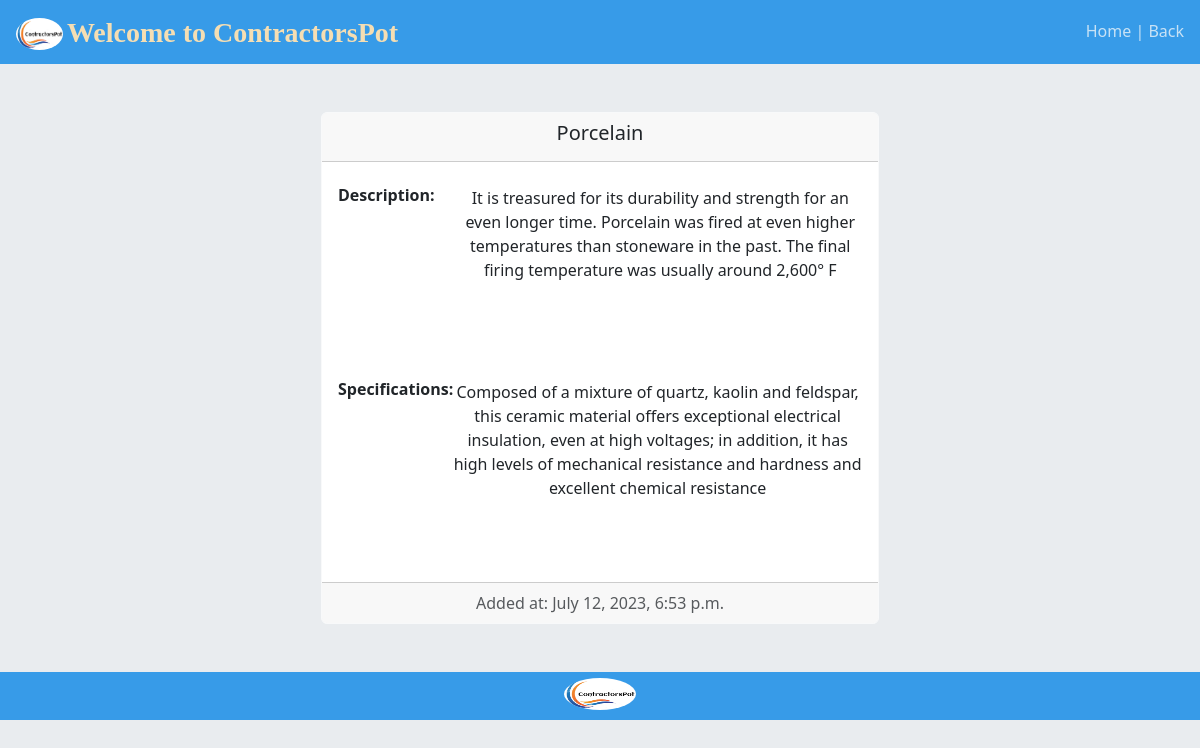
Page /materialdetails/1/2 on the committed database.
### app1/models.py (models this page shows)
class Material(models.Model):
    name = models.CharField(max_length=255)
    description = models.CharField(max_length=255)
    specifications = models.CharField(max_length=255)
    added_by = models.ForeignKey(Contractor, related_name="materials", on_delete = models.CASCADE)
    created_at = models.DateTimeField(auto_now_add=True)
    updated_at = models.DateTimeField(auto_now=True)

### app1/views.py (the view)
# urls.py: path('materialdetails/<int:material_id>/<int:contractor_id>',views.materialdetails),
def materialdetails(request, material_id, contractor_id):
    context={
        'contractor': Contractor.objects.get(id= contractor_id),
        'material': Material.objects.get(id = material_id),
        'all_materials': Material.objects.all(),
    }
    return render(request, 'materialdetails.html', context)

### app1/templates/materialdetails.html (shortened to what this page needs)
<!DOCTYPE html>
<html lang="en">
<head>
    {% load static %}
    <link rel="stylesheet" href="{% static 'css/style.css' %}">
    <link href="https://cdn.jsdelivr.net/npm/bootstrap@5.3.0/dist/css/bootstrap.min.css" rel="stylesheet">
</head>
<body class="bg-body-secondary">
    <header>
        <div class="lefthead">
            <img class="headerimg" src="{% static 'img\logo.PNG' %}" alt="logo image">
            <p class="welcom fs-3 text-body-Light">Welcome to ContractorsPot</p>
        </div>
        {% if 'contractor_id' not in request.session%}
        <div class="righthead">
            <a href="/" class="text-decoration-none fs-6 text-light text-opacity-75">Home | </a>
            <a href="/contractordetails/{{contractor.id}}" class="text-decoration-none fs-6 text-light text-opacity-75">Back</a>
        </div>
        {% endif %}
    </header>
    {% if 'contractor_id' not in request.session or contractor.id != request.session.contractor_id %}
    <div class="container">
        <div class="cardborder card text-center m-5 card border-light mb-5 mx-auto w-50">
            <div class="card-header fw-bold">
            <h5>{{ material.name }}</h5>
            </div>
            <div class="mycard card-body mt-2">
                <h6 class="fw-bold">Description:</h6>
                <p class="card-text ms-4">{{ material.description }}</p>
            </div>
            <div class="mycard card-body">
                <h6 class="fw-bold">Specifications:</h6>
                <p class="card-text">{{ material.specifications }}</p>
                </div>
            <div class="card-footer text-body-secondary">
            Added at: {{ material.created_at }}
            </div>
        </div>
    </div>
    {% endif %}
    <footer class="text-center">
        <img class="footerimg" src="{% static 'img\logo.PNG' %}" alt="logo image">
    </footer>

### app1/static/css/style.css (style rules this page uses)
* { margin: 0; padding: 0; }
body { margin: 0; font-family: Georgia, serif; }
header { width: 100%; height: 4em; display: flex; justify-content: space-between; background-color: rgb(55, 155, 232); padding: 0.5em 1em; }
.lefthead { width: 40%; margin-top: 0.35%; }
.righthead { margin-top: 0.9%; }
.headerimg { width: 10%; height: 2em; border-radius: 50%; margin-top: 0.4em; }
.container { display: flex; justify-content: space-between; width: 100%; height: 38em; margin-left: 0; margin-right: 0; }
.welcom { display: inline-block; vertical-align: top; font-weight: bolder; font-family: Garamond, serif; color: wheat; }
.cardborder { border: 3px solid chocolate }
.mycard { display: flex; justify-content: space-evenly; width: 100%; }
footer { width: 100%; height: 3em; background-color: rgb(55, 155, 232); margin-bottom: 0; }
.footerimg { width: 6%; height: 2em; border-radius: 50%; margin-top: 0.4em; }

### rows in the picture
Material: name "Porcelain", description "It is treasured for its durability and strength for an even longer time. Porcelain was fired at even higher temperatures than stoneware in the past. The final firing temperature was usually around 2,600° F", specifications "Composed of a mixture of quartz, kaolin and feldspar, this ceramic material offers exceptional electrical insulation, even at high voltages; in addition, it has high levels of mechanical resistance and hardness and excellent chemical resistance", created_at "July 12, 2023, 6:53 p.m."
